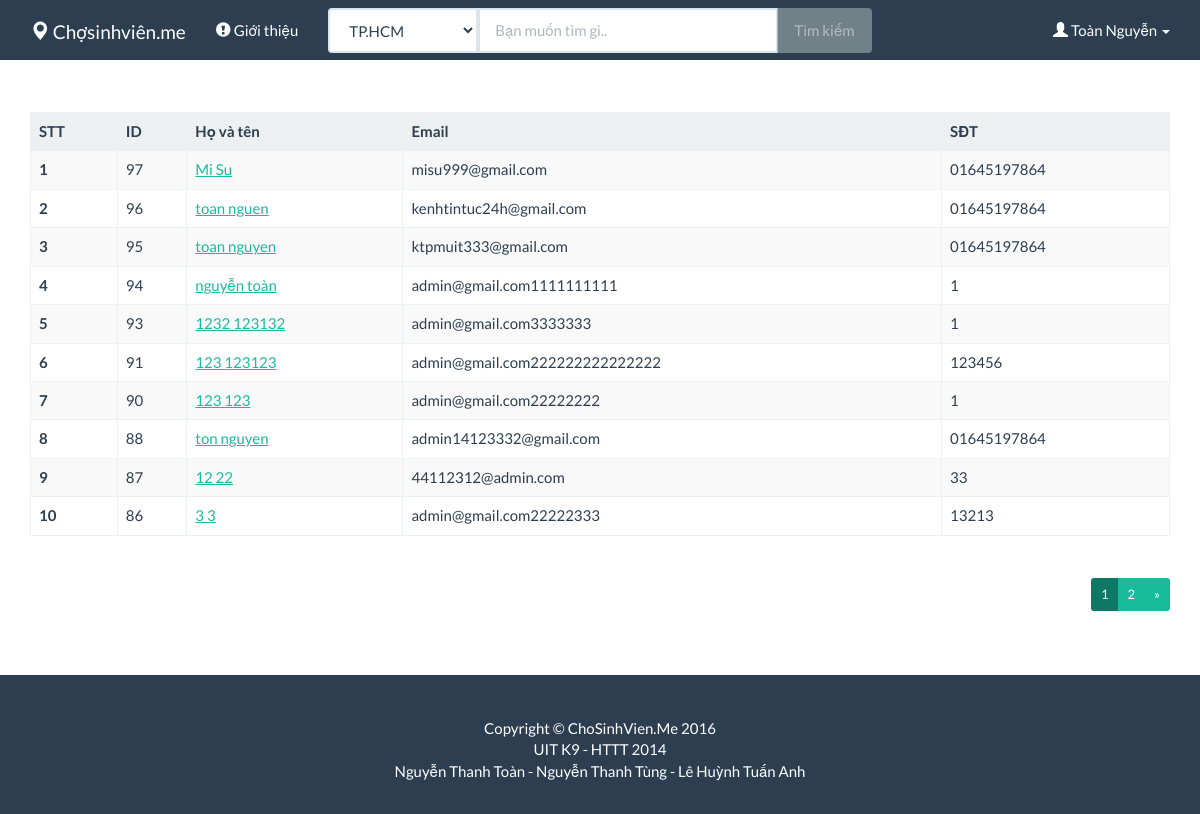
Page /admin/member.php (signed in) on the committed database.
### tables this page shows
CREATE TABLE `member` (
  `ID` int(11) NOT NULL,
  `first_name` varchar(50) NOT NULL,
  `last_name` varchar(50) NOT NULL,
  `email` varchar(50) NOT NULL,
  `phone` varchar(50) NOT NULL,
  `password` varchar(50) NOT NULL
);

### admin/member.php (the view, shortened to what this page needs)
<!DOCTYPE html>
<html lang="en">
<?php
include('../header.php');
?>
<body>
<?php
include('../menu_login.php');
?>
 <div class="container">
          <div class="row">
            <div class="col-md-12">
<table class='table table-striped table-bordered'>
  <thead>
    <tr class="active">
      <th>STT</th>
      <th>ID</th>
      <th>Họ và tên</th>
      <th>Email</th>
      <th>SĐT</th>
    </tr>
  </thead>
  <tbody>
          <?php
include('../connect.php');
                $display = 10;
                $query = "SELECT COUNT(id) FROM member order by id desc";
                $result = mysqli_query($conn,$query);
                $rows = mysqli_fetch_array($result);
                $record = $rows[0];
                if($record > $display) {
                        $page = ceil($record/$display);
                    } else {
                        $page = 1;
                    }
                if ((isset($_GET['f']) && (int)$_GET['f']>=0)) $start = ($_GET['f']-1)*10;
                else $start = 0;
                $current = ($start/$display)+1;
                $last = $page - 1 ;
                if ($current >= 7) {
                    $start_page = $current - 3;
                    if ($page > $current + 3)
                        $end_page = $current + 3;
                    else if ($current <= $page && $current > $page - 6) {
                        $start_page = $page - 6;
                        $end_page = $page;
                    } else {
                        $end_page = $page;
                    }
                } else {
                    $start_page = 1;
                    if ($page > 7)
                        $end_page = 7;
                    else
                        $end_page = $page;
                }
                $query_data = "SELECT *,id FROM member
                               order by id desc
                               LIMIT $start, $display";
                $result_data = mysqli_query($conn,$query_data);
                 $stt = 1;
                while($data = mysqli_fetch_array($result_data)) {
                  echo"<tr>
                          <th scope='row'>$stt</th>
                          <td>{$data['id']}</td>
                          <td><a href = '../user/?id_member={$data['id']}'>{$data['first_name']} {$data['last_name']}</a></td>
                          <td>{$data['email']}</a></td>
                          <td>{$data['phone']}</td>
                        </tr>
                        ";
                        $stt=$stt+1;
                }
                  echo"<div class='clearfix'></div><ul class='pagination pagination-sm pull-right'>";
                 echo"</ul><div class='clearfix'></div>";
?>
      </tbody>
</table>
    <?php
                  echo"<div class='clearfix'></div><ul class='pagination pagination-sm pull-right'>";
                if($page > 1) {
                    for ($i = $start_page; $i <= $end_page; $i++) {
                        if ($current == $i)
                            echo " <li class='active'><a href='#''>$i</a></li>";
                        else
                            echo "<li><a href='?f=".($i)."'>$i</a></li>";
                    }
                    if ($current < $page) {
                        echo "<li><a href='?f=$last'>&raquo;</a></li>" ;
                    }
                }
                 echo"</ul><div class='clearfix'></div>";
?>
    </div>
     </div>
         </div>
<?php
include('../footer.php');
?>
</body>
</html>

### menu_login.php (shortened to what this page needs)
<nav class="navbar navbar-default navbar-fixed-top" role="navigation">
  <div class="container">
    <div class="navbar-header">
    <a class="navbar-brand" href="http://localhost:8080/chosinhvien/index.php"><span class="glyphicon glyphicon-map-marker"></span> Chợsinhviên.me</a>
    </div>
    <div class="collapse navbar-collapse" id="menu">
      <ul class="nav navbar-nav">
          <li>
                        <a href="http://localhost:8080/chosinhvien/aboutus.php"><span class="glyphicon glyphicon-exclamation-sign"></span> Giới thiệu</a>
                    </li>
         <form   style="width:50%" data-toggle="validator" class="navbar-form navbar-left hidden-sm hidden-xs" role="search" action="http://localhost:8080/chosinhvien/search" method="GET">
      <div class="input-group">
       <span class="input-group-btn">
         <select class="form-control" name="address" id="address"  style="width:150px;border-top-left-radius: 4px;border-bottom-left-radius: 4px;">
                                      <option value="TP.HCM">TP.HCM</option>
                            </select>
        </span>
      <input type="text" style="width: 300px" class="form-control" name="keyword" placeholder="Bạn muốn tìm gì.."  required/>
      <span class="input-group-btn">
        <button class="btn btn-default" type="submit">Tìm kiếm</button>
        </span>
      </div>
      </form>
      </ul>
	      <ul class="nav navbar-nav navbar-right">
<?php
if (!isset($_SESSION['id_member']))
{
     echo "      <li class='dropdown'>
          <a href='#' class='dropdown-toggle' data-toggle='dropdown' role='button' aria-haspopup='true' aria-expanded='false'> <span class='glyphicon glyphicon-flag'></span> Tài khoản <span class='caret'></span></a>
          <ul class='dropdown-menu'>
 <li><a href='http://localhost:8080/chosinhvien/signup.php'><span class='glyphicon glyphicon-pencil'></span> Đăng kí</a></li>
   <li> <a href='#' data-toggle='modal' data-target='#login-modal'> <span class='glyphicon glyphicon-user'></span> Đăng nhập</a></li>
          </ul>
        </li>
";
}
else
  {
    if(isset($_GET['logout'])){
    if ($_GET['logout'] == "yes")
    {
      if (isset($_SESSION['id_member']))
          unset($_SESSION['id_member']);
      echo "  <li class='dropdown'>
          <a href='#' class='dropdown-toggle' data-toggle='dropdown' role='button' aria-haspopup='true' aria-expanded='false'> <span class='glyphicon glyphicon-flag'></span> Tài khoản <span class='caret'></span></a>
          <ul class='dropdown-menu'>
 <li><a href='http://localhost:8080/chosinhvien/signup.php'><span class='glyphicon glyphicon-pencil'></span> Đăng kí</a></li>
   <li> <a href='#' data-toggle='modal' data-target='#login-modal'> <span class='glyphicon glyphicon-user'></span> Đăng nhập</a></li>
          </ul>
        </li>
";
    }}
    else
    {
      include('connect.php');
      $id_member=$_SESSION['id_member'];
      $sql = "SELECT *, id FROM member WHERE id='$id_member'";
      $result = mysqli_query($conn, $sql);
      $data = mysqli_fetch_array($result);
            echo " <li class='dropdown'>
          <a href='#' class='dropdown-toggle' data-toggle='dropdown' role='button' aria-haspopup='true' aria-expanded='false'> <span class='glyphicon glyphicon-user'></span> {$data['first_name']} {$data['last_name']} <span class='caret'></span></a><ul class='dropdown-menu'>";
      echo"</ul></li>";
    }
  }
?>
    </ul>
    </div>
  </div>
</nav>

### css/shop-homepage.css (style rules this page uses)
body { padding-top: 70px; }

### header.php (style rules this page uses)
a { color: #18bc9c; text-decoration: none; }

### rows in the picture
member: first_name "Toàn", last_name "Nguyễn"
member: ID "97", first_name "Mi", last_name "Su", email "misu999@gmail.com", phone "01645197864"
member: ID "96", first_name "toan", last_name "nguen", email "kenhtintuc24h@gmail.com", phone "01645197864"
member: ID "95", first_name "toan", last_name "nguyen", email "ktpmuit333@gmail.com", phone "01645197864"
member: ID "94", first_name "nguyễn", last_name "toàn", email "admin@gmail.com1111111111", phone "1"
member: ID "93", first_name "1232", last_name "123132", email "admin@gmail.com3333333", phone "1"
member: ID "91", first_name "123", last_name "123123", email "admin@gmail.com222222222222222", phone "123456"
member: ID "90", first_name "123", last_name "123", email "admin@gmail.com22222222", phone "1"
member: ID "88", first_name "ton", last_name "nguyen", email "admin14123332@gmail.com", phone "01645197864"
member: ID "87", first_name "12", last_name "22", email "44112312@admin.com", phone "33"
member: ID "86", first_name "3", last_name "3", email "admin@gmail.com22222333", phone "13213"
